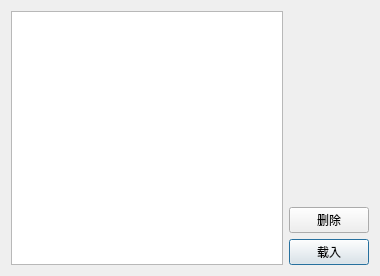
<?xml version="1.0" encoding="UTF-8"?>
<ui version="4.0">
 <class>HistoryDialog</class>
 <widget class="QDialog" name="HistoryDialog">
  <property name="geometry">
   <rect>
    <x>0</x>
    <y>0</y>
    <width>380</width>
    <height>276</height>
   </rect>
  </property>
  <property name="windowTitle">
   <string>Dialog</string>
  </property>
  <layout class="QHBoxLayout" name="horizontalLayout">
   <item>
    <widget class="QListWidget" name="listWidget"/>
   </item>
   <item>
    <layout class="QVBoxLayout" name="verticalLayout">
     <item>
      <spacer name="verticalSpacer">
       <property name="orientation">
        <enum>Qt::Vertical</enum>
       </property>
       <property name="sizeHint" stdset="0">
        <size>
         <width>20</width>
         <height>226</height>
        </size>
       </property>
      </spacer>
     </item>
     <item>
      <widget class="QPushButton" name="ButtonDelete">
       <property name="text">
        <string>删除</string>
       </property>
      </widget>
     </item>
     <item>
      <widget class="QPushButton" name="ButtonLogin">
       <property name="text">
        <string>载入</string>
       </property>
       <property name="default">
        <bool>true</bool>
       </property>
      </widget>
     </item>
    </layout>
   </item>
  </layout>
 </widget>
 <resources/>
 <connections/>
</ui>
